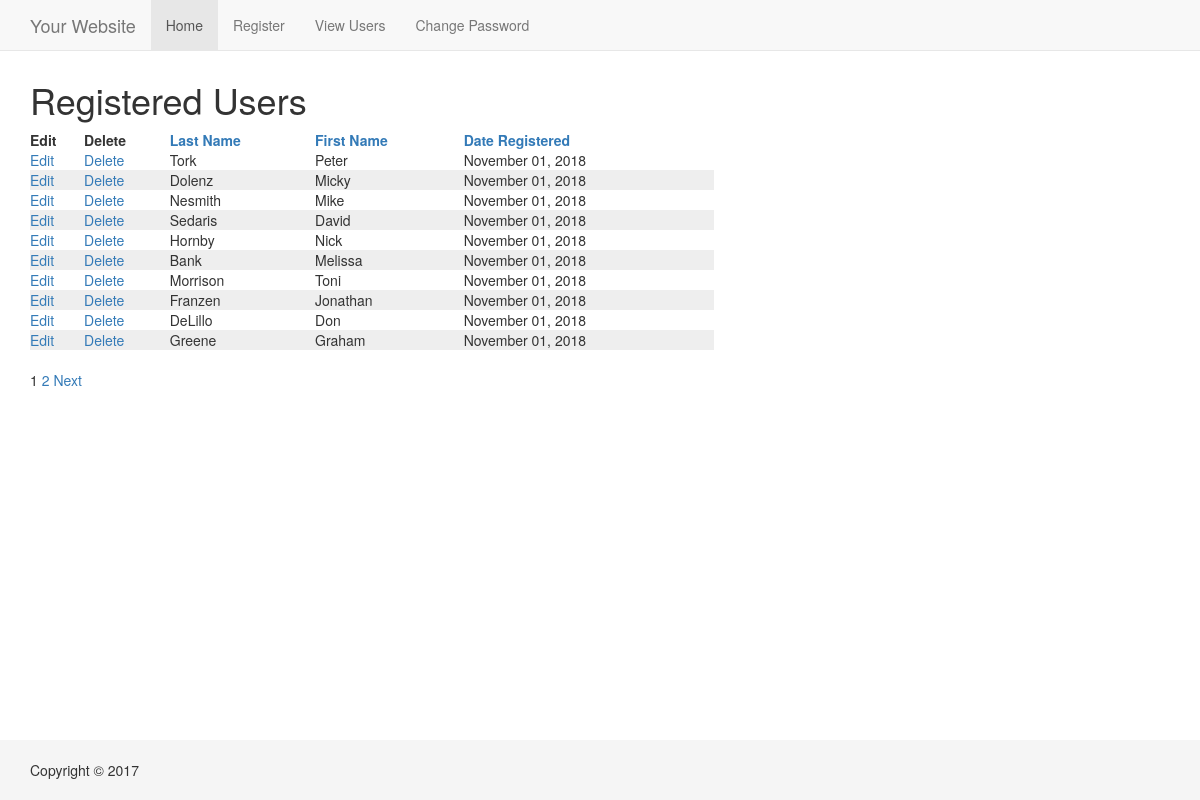
The app's page /view_users.php with its own data.
### tables this page shows
CREATE TABLE users 
(
user_id MEDIUMINT UNSIGNED NOT NULL AUTO_INCREMENT,
first_name VARCHAR(20) NOT NULL,
last_name VARCHAR(40) NOT NULL,
email VARCHAR(60) NOT NULL,
pass CHAR(40) NOT NULL,
registration_date DATETIME NOT NULL,
PRIMARY KEY (user_id)
);

### view_users.php (the view, shortened to what this page needs)
<?php
echo '<h1>Registered Users</h1>';
$display = 10;
if (isset($_GET['p']) && is_numeric($_GET['p'])) {
	$pages = $_GET['p'];
} else {
	$q = "SELECT COUNT(user_id) FROM users";
	$r = @mysqli_query($conn, $q);
	$row = @mysqli_fetch_array($r, MYSQLI_NUM);
	$records = $row[0];
	if ($records > $display) {
		$pages = ceil ($records/$display);
	} else {
		$pages = 1;
	}
}
if (isset($_GET['s']) && is_numeric($_GET['s'])) {
	$start = $_GET['s'];
} else {
	$start = 0;
}
$sort = (isset($_GET['sort'])) ? $_GET['sort'] : 'rd';
switch ($sort) {
	case 'rd':
		$order_by = 'registration_date ASC';
		break;
}
$q = "SELECT last_name, first_name, DATE_FORMAT(registration_date, '%M %d, %Y') AS dr, user_id FROM users ORDER BY $order_by LIMIT $start, $display";
$r = @mysqli_query($conn, $q);
echo '<table width="60%">
<thead>
<tr>
	<th align="left"><strong>Edit</strong></th>
	<th align="left"><strong>Delete</strong></th>
	<th align="left"><strong><a href="view_users.php?sort=ln">Last Name</a></strong></th>
	<th align="left"><strong><a href="view_users.php?sort=fn">First Name</a></strong></th>
	<th align="left"><strong><a href="view_users.php?sort=rd">Date Registered</a></strong></th>
</tr>
</thead>
<tbody>
';
$bg = '#eeeeee';
while ($row = mysqli_fetch_array($r, MYSQLI_ASSOC)) {
	$bg = ($bg=='#eeeeee' ? '#ffffff' : '#eeeeee');
		echo '<tr bgcolor="' . $bg . '">
		<td align="left"><a href="edit_user.php?id=' . $row['user_id'] . '">Edit</a></td>
		<td align="left"><a href="delete_user.php?id=' . $row['user_id'] . '">Delete</a></td>
		<td align="left">' . $row['last_name'] . '</td>
		<td align="left">' . $row['first_name'] . '</td>
		<td align="left">' . $row['dr'] . '</td>
	</tr>
	';
}
echo '</tbody></table>';
if ($pages > 1) {
	echo '<br><p>';
	$current_page = ($start/$display) + 1;
	for ($i = 1; $i <= $pages; $i++) {
		if ($i != $current_page) {
			echo '<a href="view_users.php?s=' . (($display * ($i - 1))) . '&p=' . $pages . '&sort=' . $sort . '">' . $i . '</a> ';
		} else {
			echo $i . ' ';
		}
	}
	if ($current_page != $pages) {
		echo '<a href="view_users.php?s=' . ($start + $display) . '&p=' . $pages . '&sort=' . $sort . '">Next</a>';
	}
	echo '</p>';
}
?>

### css/style.css (style rules this page uses)
html { position: relative; min-height: 100%; }
body { margin-bottom: 60px; }
.footer { position: absolute; bottom: 0; width: 100%; height: 60px; background-color: #f5f5f5; }
body > .container { padding: 60px 15px 0; }
.container .text-muted { margin: 20px 0; }
.footer > .container { padding-right: 15px; padding-left: 15px; }

### records on screen
users: last_name "Tork", first_name "Peter", dr "November 01, 2018"
users: last_name "Dolenz", first_name "Micky", dr "November 01, 2018"
users: last_name "Nesmith", first_name "Mike", dr "November 01, 2018"
users: last_name "Sedaris", first_name "David", dr "November 01, 2018"
users: last_name "Hornby", first_name "Nick", dr "November 01, 2018"
users: last_name "Bank", first_name "Melissa", dr "November 01, 2018"
users: last_name "Morrison", first_name "Toni", dr "November 01, 2018"
users: last_name "Franzen", first_name "Jonathan", dr "November 01, 2018"
users: last_name "DeLillo", first_name "Don", dr "November 01, 2018"
users: last_name "Greene", first_name "Graham", dr "November 01, 2018"
